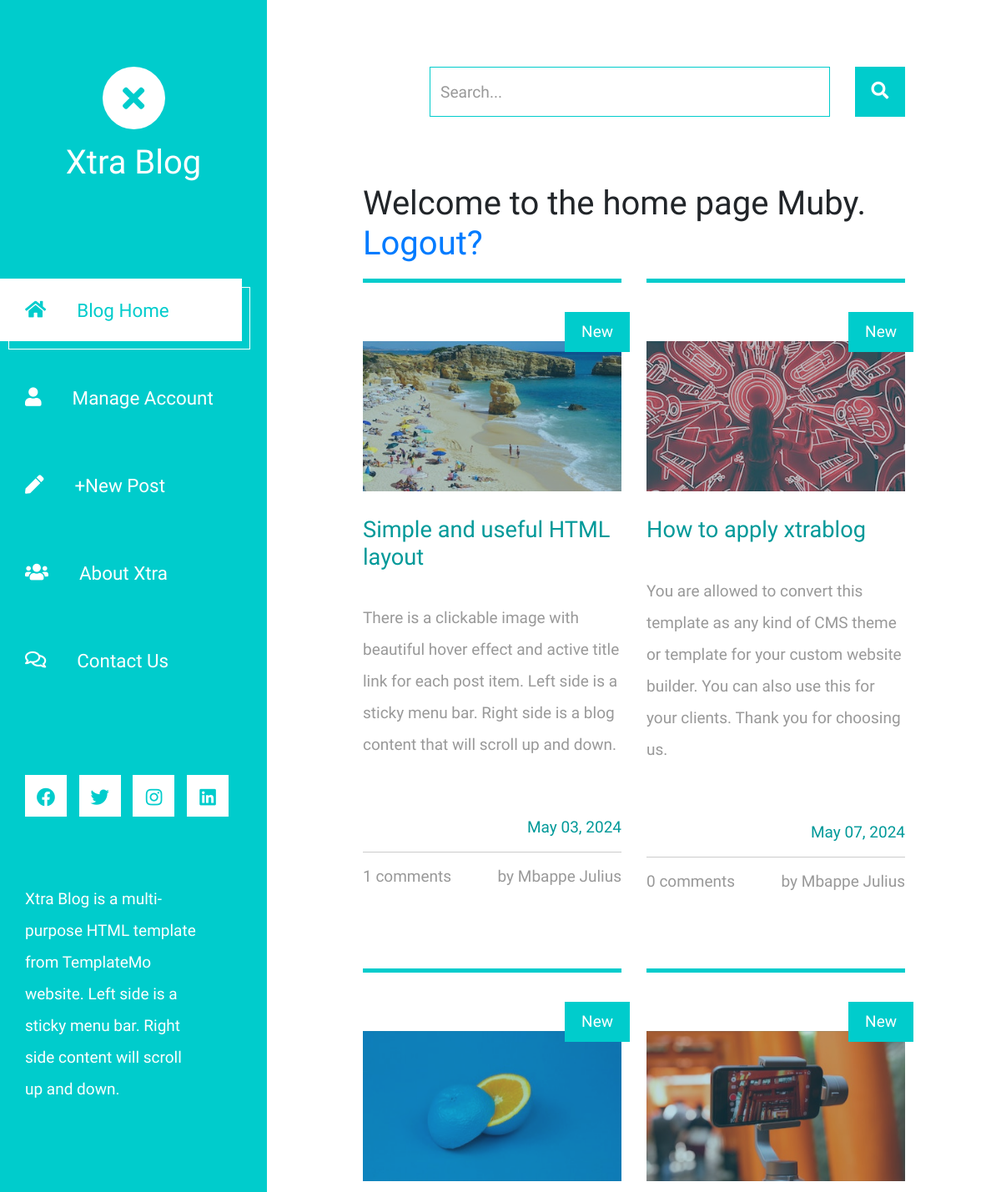
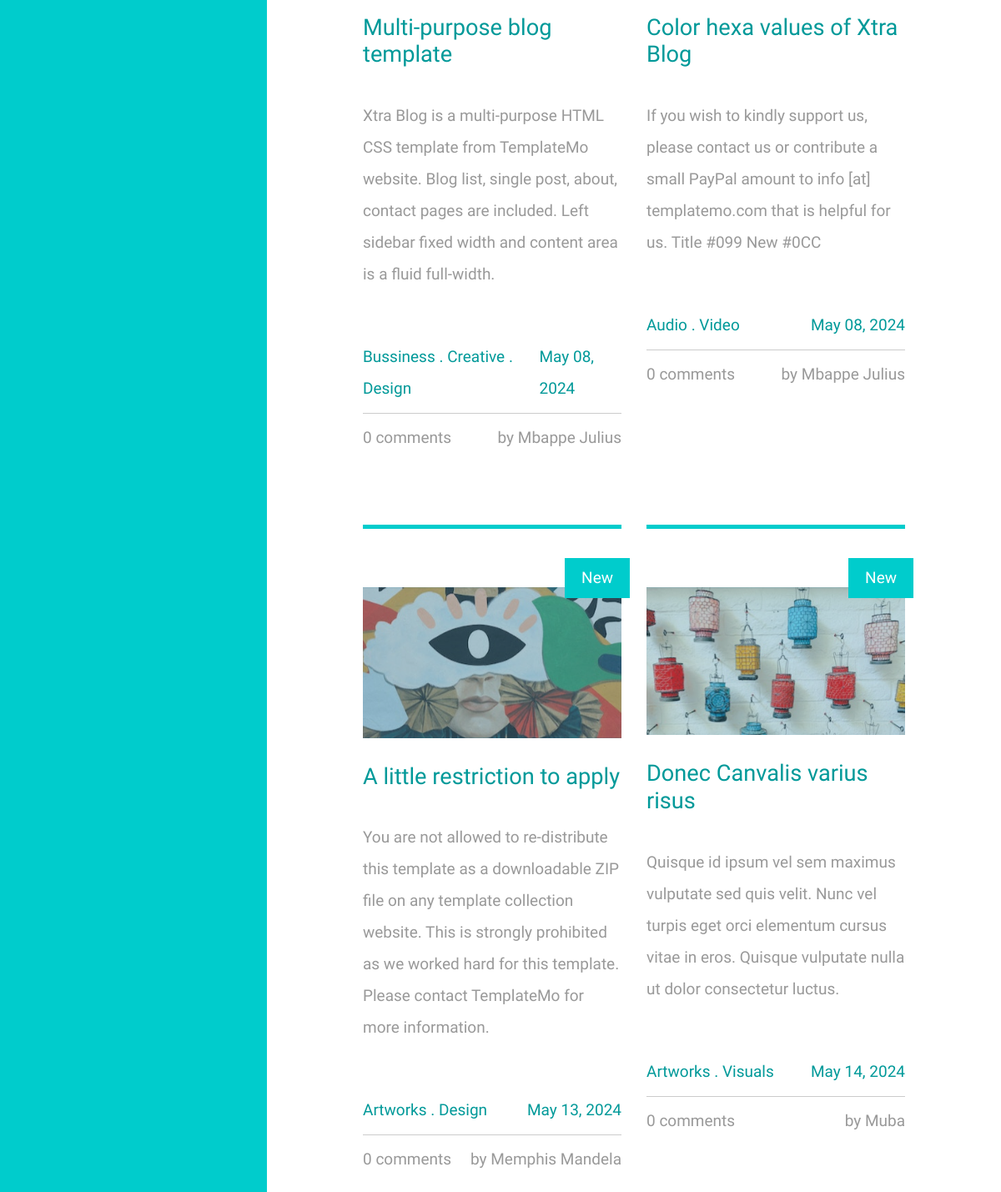
The app's page / (signed in) with its own data (2 pictures, top to bottom).
### custom_accounts/models.py (models this page shows)
class CustomUser(AbstractUser):
    first_name = models.CharField(max_length=50, blank=True)
    last_name = models.CharField(max_length=50, blank=True)
    photo = models.ImageField(null=False, default="avatar.svg")

### base/models.py (models this page shows, shortened)
class Post(models.Model):
    id = models.UUIDField(primary_key=True, default=uuid.uuid4, editable=False)
    user = models.ForeignKey(settings.AUTH_USER_MODEL, on_delete=models.CASCADE)
    title = models.CharField(max_length=50)
    image = models.ImageField(null=False, upload_to="posts/")
    description = models.TextField()
    slug = models.SlugField(null=False, unique=True)
    created = models.DateField(auto_now_add=True)
    tags = models.ManyToManyField(Tag)
    def get_absolute_url(self):
        return reverse("post", kwargs={"pk": self.id, "slug": self.slug})

class Tag(models.Model):
    id = models.UUIDField(primary_key=True, default=uuid.uuid4, editable=False)
    name = models.CharField(max_length=50, unique=True)
    class Meta:
        ordering = ["name"]
    def __str__(self):
        return self.name

### base/views.py (the view)
# urls.py: path("", views.HomePageView.as_view(), name="home"),
class HomePageView(View):
    def get(self, request):
        posts = Post.objects.all()
        return render(request, "home.html", {"active": "home", "posts": posts})

### templates/home.html
{% extends 'base.html' %}
{% block main %}
    {% if request.user.is_authenticated %}
        <h1>Welcome to the home page {{request.user.username}}.
            <a href="{% url 'logout' %}">Logout?</a>
        </h1>
        <div class="row tm-row">
            {% for post in posts %}
                <article class="col-12 col-md-6 tm-post">
                    <hr class="tm-hr-primary">
                    <a href="{{ post.get_absolute_url }}" class="effect-lily tm-post-link tm-pt-60">
                        <div class="tm-post-link-inner">
                            <img src="{{post.image.url}}" alt="Image" class="img-fluid">
                        </div>
                        <span class="position-absolute tm-new-badge">New</span>
                        <h2 class="tm-pt-30 tm-color-primary tm-post-title">{{post.title}}</h2>
                    </a>
                    <p class="tm-pt-30">
                        {{post.description}}
                    </p>
                    <div class="d-flex justify-content-between tm-pt-45">
                        <span class="tm-color-primary">{{ post.tags.all|join:" . " }}</span>
                        <span class="tm-color-primary">{{ post.created|date:"F d, Y" }}</span>
                    </div>
                    <hr>
                    <div class="d-flex justify-content-between">
                        <span>{{post.comments.count}} comments</span>
                        {% if post.user.first_name and post.user.last_name %}
                            <span>by {{post.user.first_name}} {{post.user.last_name}}</span>
                        {% else %}
                            <span>by {{post.user.username}}</span>
                        {% endif %}
                    </div>
                </article>
            {% endfor %}
        </div>
    {% else %}
            <h1><a href="{% url 'login' %}">Log In</a> to view posts.</h1>
    {% endif %}
{% endblock main %}

### records on screen
CustomUser: user.username "Muby"
Post: image (picture), title "Simple and useful HTML layout", description "There is a clickable image with beautiful hover effect and active title link for each post item. Left side is a sticky menu bar. Right side is a blog content that will scroll up and down.", created "May 03, 2024", comments.count "1", user.first_name "Mbappe", user.last_name "Julius"
Post: image (picture), title "How to apply xtrablog", description "You are allowed to convert this template as any kind of CMS theme or template for your custom website builder. You can also use this for your clients. Thank you for choosing us.", created "May 07, 2024", comments.count "0", user.first_name "Mbappe", user.last_name "Julius"
Post: image (picture), title "Multi-purpose blog template", description "Xtra Blog is a multi-purpose HTML CSS template from TemplateMo website. Blog list, single post, about, contact pages are included. Left sidebar fixed width and content area is a fluid full-width.", tags.all "Bussiness . Creative . Design", created "May 08, 2024", comments.count "0", user.first_name "Mbappe", user.last_name "Julius"
Post: image (picture), title "Color hexa values of Xtra Blog", description "If you wish to kindly support us, please contact us or contribute a small PayPal amount to info [at] templatemo.com that is helpful for us. Title #099 New #0CC", tags.all "Audio . Video", created "May 08, 2024", comments.count "0", user.first_name "Mbappe", user.last_name "Julius"
Post: image (picture), title "A little restriction to apply", description "You are not allowed to re-distribute this template as a downloadable ZIP file on any template collection website. This is strongly prohibited as we worked hard for this template. Please contact TemplateMo for more information.", tags.all "Artworks . Design", created "May 13, 2024", comments.count "0", user.first_name "Memphis", user.last_name "Mandela"
Post: image (picture), title "Donec Canvalis varius risus", description "Quisque id ipsum vel sem maximus vulputate sed quis velit. Nunc vel turpis eget orci elementum cursus vitae in eros. Quisque vulputate nulla ut dolor consectetur luctus.", tags.all "Artworks . Visuals", created "May 14, 2024", comments.count "0", user.username "Muba"
